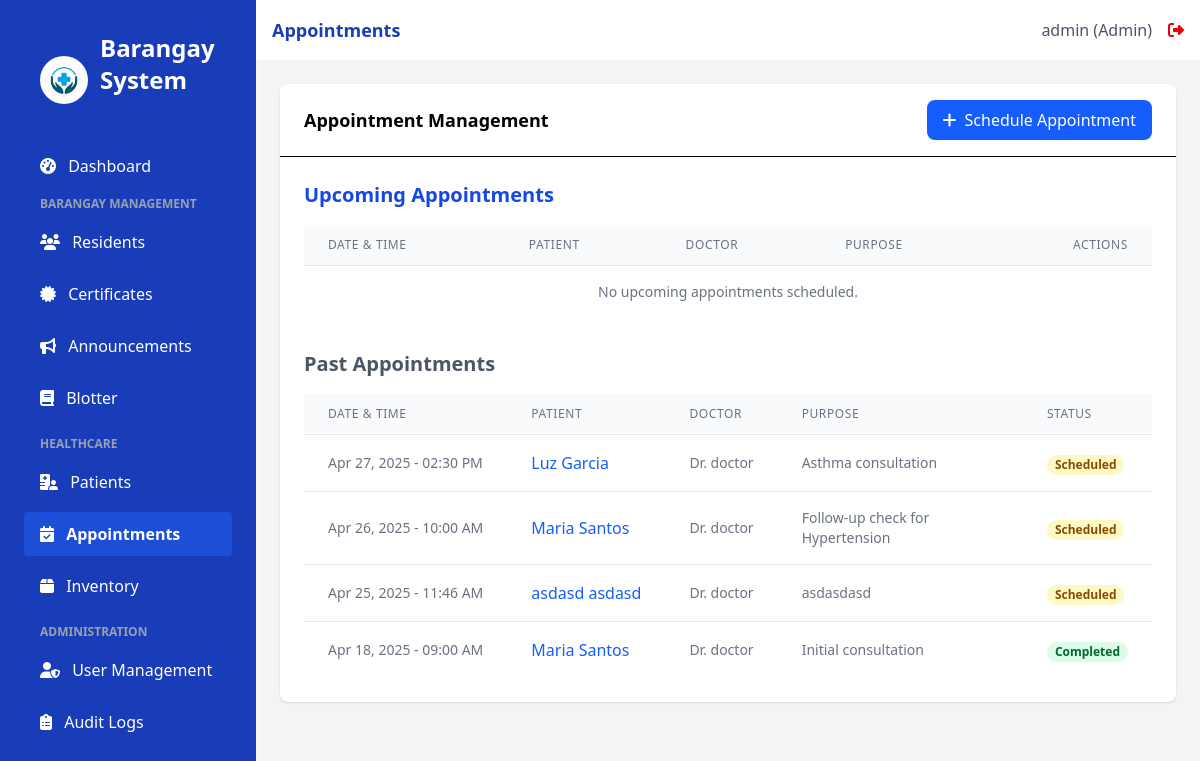
Before: /appointments (signed in) with the older database file.
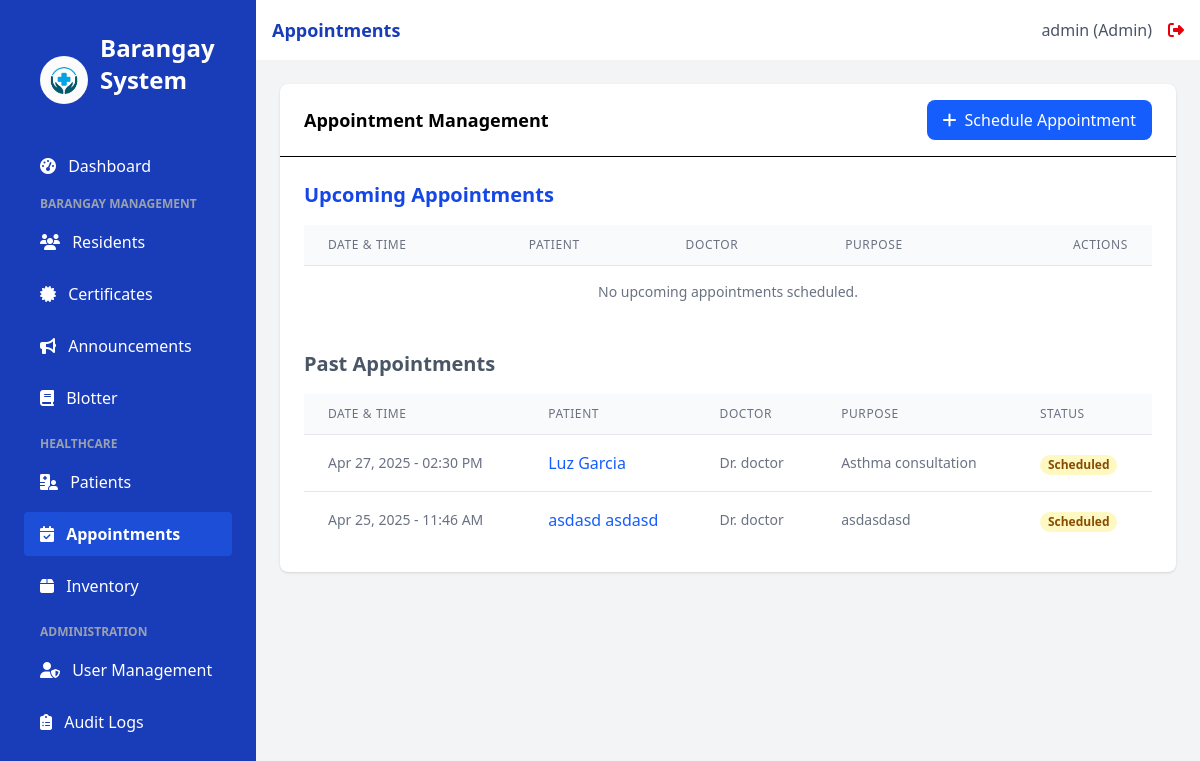
After: the same page with the newer database file.
### app.py (models this page shows, shortened)
class User(UserMixin, db.Model):
    id = db.Column(db.Integer, primary_key=True)
    username = db.Column(db.String(100), unique=True, nullable=False)
    email = db.Column(db.String(100), unique=True, nullable=False)
    password_hash = db.Column(db.String(200), nullable=False)
    role = db.Column(db.String(20), nullable=False, default='staff')  # admin, doctor, nurse, staff
    created_at = db.Column(db.DateTime, default=datetime.utcnow)
    issued_certificates = db.relationship('Certificate', backref='issuer', lazy=True)

class Appointment(db.Model):
    id = db.Column(db.Integer, primary_key=True)
    patient_id = db.Column(db.Integer, db.ForeignKey('patient.id'), nullable=False)
    doctor_id = db.Column(db.Integer, db.ForeignKey('user.id'))
    appointment_date = db.Column(db.DateTime, nullable=False)
    purpose = db.Column(db.String(200), nullable=False)
    status = db.Column(db.String(20), default='scheduled')  # scheduled, completed, cancelled
    notes = db.Column(db.Text)
    created_at = db.Column(db.DateTime, default=datetime.utcnow)
    patient = db.relationship('Patient', backref='appointments')
    doctor = db.relationship('User', backref='doctor_appointments')

class Resident(db.Model):
    id = db.Column(db.Integer, primary_key=True)
    first_name = db.Column(db.String(100), nullable=False)
    last_name = db.Column(db.String(100), nullable=False)
    address = db.Column(db.String(200), nullable=False)
    contact_number = db.Column(db.String(20))
    birth_date = db.Column(db.Date)
    created_at = db.Column(db.DateTime, default=datetime.utcnow)
    is_patient = db.Column(db.Boolean, default=False)

### app.py (the view)
@app.route('/appointments')
@login_required
def appointments():
    today = datetime.utcnow().date()
    upcoming = Appointment.query.filter(
        Appointment.appointment_date.cast(db.Date) >= today,
        Appointment.status == 'scheduled'
    ).order_by(Appointment.appointment_date).all()
    past = Appointment.query.filter(
        Appointment.appointment_date.cast(db.Date) < today,
        Appointment.status.in_(['scheduled', 'completed'])
    ).order_by(Appointment.appointment_date.desc()).all()
    return render_template('appointments.html',
                          title='Appointments',
                          upcoming=upcoming,
                          past=past)

### app.py (called while the page is built)
@login_manager.user_loader
def load_user(user_id):
    return User.query.get(int(user_id))

### templates/appointments.html
{% extends 'base.html' %}
{% block content %}
<div class="bg-white rounded-lg shadow">
    <div class="border-b px-6 py-4 flex items-center justify-between">
        <h2 class="font-semibold text-lg">Appointment Management</h2>
        <a href="{{ url_for('add_appointment') }}" class="bg-blue-600 hover:bg-blue-700 text-white px-4 py-2 rounded-lg flex items-center">
            <i class="fas fa-plus mr-2"></i> Schedule Appointment
        </a>
    </div>
    <div class="p-6">
        <div class="mb-8">
            <h3 class="text-xl font-semibold mb-4 text-blue-700">Upcoming Appointments</h3>
            <div class="overflow-x-auto">
                <table class="min-w-full divide-y divide-gray-200">
                    <thead class="bg-gray-50">
                        <tr>
                            <th class="px-6 py-3 text-left text-xs font-medium text-gray-500 uppercase tracking-wider">Date & Time</th>
                            <th class="px-6 py-3 text-left text-xs font-medium text-gray-500 uppercase tracking-wider">Patient</th>
                            <th class="px-6 py-3 text-left text-xs font-medium text-gray-500 uppercase tracking-wider">Doctor</th>
                            <th class="px-6 py-3 text-left text-xs font-medium text-gray-500 uppercase tracking-wider">Purpose</th>
                            <th class="px-6 py-3 text-right text-xs font-medium text-gray-500 uppercase tracking-wider">Actions</th>
                        </tr>
                    </thead>
                    <tbody class="bg-white divide-y divide-gray-200">
                        {% if upcoming %}
                            {% for appointment in upcoming %}
                            <tr>
                                <td class="px-6 py-4 whitespace-nowrap text-sm text-gray-500">
                                    {{ appointment.appointment_date.strftime('%b %d, %Y - %I:%M %p') }}
                                </td>
                                <td class="px-6 py-4 whitespace-nowrap">
                                    <a href="{{ url_for('patient_details', id=appointment.patient.id) }}" class="font-medium text-blue-600 hover:underline">
                                        {{ appointment.patient.resident.first_name }} {{ appointment.patient.resident.last_name }}
                                    </a>
                                </td>
                                <td class="px-6 py-4 whitespace-nowrap text-sm text-gray-500">
                                    Dr. {{ appointment.doctor.username }}
                                </td>
                                <td class="px-6 py-4 text-sm text-gray-500">
                                    {{ appointment.purpose|truncate(40) }}
                                </td>
                                <td class="px-6 py-4 whitespace-nowrap text-right text-sm font-medium">
                                    <a href="{{ url_for('add_medical_record', patient_id=appointment.patient.id, appointment_id=appointment.id) }}" class="text-green-600 hover:text-green-900 mr-3" title="Add Record">
                                        <i class="fas fa-notes-medical"></i>
                                    </a>
                                    <button class="text-red-600 hover:text-red-900" title="Cancel Appointment">
                                        <i class="fas fa-times-circle"></i>
                                    </button>
                                </td>
                            </tr>
                            {% endfor %}
                        {% else %}
                            <tr>
                                <td colspan="5" class="px-6 py-4 text-center text-sm text-gray-500">
                                    No upcoming appointments scheduled.
                                </td>
                            </tr>
                        {% endif %}
                    </tbody>
                </table>
            </div>
        </div>
        <div>
            <h3 class="text-xl font-semibold mb-4 text-gray-600">Past Appointments</h3>
            <div class="overflow-x-auto">
                <table class="min-w-full divide-y divide-gray-200">
                    <thead class="bg-gray-50">
                        <tr>
                            <th class="px-6 py-3 text-left text-xs font-medium text-gray-500 uppercase tracking-wider">Date & Time</th>
                            <th class="px-6 py-3 text-left text-xs font-medium text-gray-500 uppercase tracking-wider">Patient</th>
                            <th class="px-6 py-3 text-left text-xs font-medium text-gray-500 uppercase tracking-wider">Doctor</th>
                            <th class="px-6 py-3 text-left text-xs font-medium text-gray-500 uppercase tracking-wider">Purpose</th>
                            <th class="px-6 py-3 text-left text-xs font-medium text-gray-500 uppercase tracking-wider">Status</th>
                        </tr>
                    </thead>
                    <tbody class="bg-white divide-y divide-gray-200">
                        {% if past %}
                            {% for appointment in past %}
                            <tr>
                                <td class="px-6 py-4 whitespace-nowrap text-sm text-gray-500">
                                    {{ appointment.appointment_date.strftime('%b %d, %Y - %I:%M %p') }}
                                </td>
                                <td class="px-6 py-4 whitespace-nowrap">
                                    <a href="{{ url_for('patient_details', id=appointment.patient.id) }}" class="font-medium text-blue-600 hover:underline">
                                        {{ appointment.patient.resident.first_name }} {{ appointment.patient.resident.last_name }}
                                    </a>
                                </td>
                                <td class="px-6 py-4 whitespace-nowrap text-sm text-gray-500">
                                    Dr. {{ appointment.doctor.username }}
                                </td>
                                <td class="px-6 py-4 text-sm text-gray-500">
                                    {{ appointment.purpose|truncate(40) }}
                                </td>
                                <td class="px-6 py-4 whitespace-nowrap">
                                    <span class="px-2 inline-flex text-xs leading-5 font-semibold rounded-full
                                        {% if appointment.status == 'completed' %}bg-green-100 text-green-800
                                        {% elif appointment.status == 'scheduled' %}bg-yellow-100 text-yellow-800
                                        {% elif appointment.status == 'cancelled' %}bg-red-100 text-red-800
                                        {% else %}bg-gray-100 text-gray-800{% endif %}">
                                        {{ appointment.status|capitalize }}
                                    </span>
                                </td>
                            </tr>
                            {% endfor %}
                        {% else %}
                            <tr>
                                <td colspan="5" class="px-6 py-4 text-center text-sm text-gray-500">
                                    No past appointment records found.
                                </td>
                            </tr>
                        {% endif %}
                    </tbody>
                </table>
            </div>
        </div>
    </div>
</div>
{% endblock %}

### templates/base.html (shortened to what this page needs)
<!DOCTYPE html>
<html lang="en">
<head>
    <script src="https://cdn.jsdelivr.net/npm/@tailwindcss/browser@4"></script>
    <link rel="stylesheet" href="https://cdnjs.cloudflare.com/ajax/libs/font-awesome/6.4.0/css/all.min.css">
</head>
<body class="bg-gray-50 flex h-screen">
    <div class="bg-blue-800 text-white w-64 py-4 flex-shrink-0 hidden md:block">
        <div class="px-6">
            <div class="p-4 flex items-center">
                <img src="{{ url_for('static', filename='images/logo.jpg') }}" alt="Barangay Logo" class="h-12 w-12 mr-3 rounded-full">
                <h1 class="text-2xl font-bold mb-8">Barangay System</h1>
            </div>
            <nav>
                <a href="{{ url_for('index') }}" class="sidebar-link block py-2.5 px-4 rounded transition duration-200 {% if request.path == url_for('index') %}sidebar-active{% else %}hover:bg-blue-700{% endif %} mb-2">
                    <i class="fas fa-tachometer-alt mr-2"></i> Dashboard
                </a>
                {% if current_user.role != 'doctor' and current_user.role != 'nurse' %}
                <div class="mb-4">
                    <p class="text-xs uppercase text-gray-400 font-semibold mb-2 pl-4">Barangay Management</p>
                    <a href="{{ url_for('residents') }}" class="sidebar-link block py-2.5 px-4 rounded transition duration-200 {% if request.path == url_for('residents') %}sidebar-active{% else %}hover:bg-blue-700{% endif %} mb-2">
                        <i class="fas fa-users mr-2"></i> Residents
                    </a>
                    <a href="{{ url_for('certificates') }}" class="sidebar-link block py-2.5 px-4 rounded transition duration-200 {% if request.path == url_for('certificates') %}sidebar-active{% else %}hover:bg-blue-700{% endif %} mb-2">
                        <i class="fas fa-certificate mr-2"></i> Certificates
                    </a>
                    <a href="{{ url_for('announcements') }}" class="sidebar-link block py-2.5 px-4 rounded transition duration-200 {% if request.path == url_for('announcements') %}sidebar-active{% else %}hover:bg-blue-700{% endif %} mb-2">
                        <i class="fas fa-bullhorn mr-2"></i> Announcements
                    </a>
                    <a href="{{ url_for('blotter') }}" class="sidebar-link block py-2.5 px-4 rounded transition duration-200 {% if request.path.startswith('/blotter') %}sidebar-active{% else %}hover:bg-blue-700{% endif %} mb-2">
                        <i class="fas fa-book mr-2"></i> Blotter
                    </a>
                </div>
                {% endif %}
                {% if current_user.role != 'staff' %}
                <div class="mb-4">
                    <p class="text-xs uppercase text-gray-400 font-semibold mb-2 pl-4">Healthcare</p>
                    <a href="{{ url_for('patients') }}" class="sidebar-link block py-2.5 px-4 rounded transition duration-200 {% if request.path == url_for('patients') %}sidebar-active{% else %}hover:bg-blue-700{% endif %} mb-2">
                        <i class="fas fa-hospital-user mr-2"></i> Patients
                    </a>
                    <a href="{{ url_for('appointments') }}" class="sidebar-link block py-2.5 px-4 rounded transition duration-200 {% if request.path == url_for('appointments') %}sidebar-active{% else %}hover:bg-blue-700{% endif %} mb-2">
                        <i class="fas fa-calendar-check mr-2"></i> Appointments
                    </a>
                    <a href="{{ url_for('inventory') }}" class="sidebar-link block py-2.5 px-4 rounded transition duration-200 {% if request.path == url_for('inventory') %}sidebar-active{% else %}hover:bg-blue-700{% endif %} mb-2">
                        <i class="fas fa-box mr-2"></i> Inventory
                    </a>
                </div>
                {% endif %}
                {% if current_user.is_authenticated and current_user.role == 'admin' %}
                <div class="mb-4">
                    <p class="text-xs uppercase text-gray-400 font-semibold mb-2 pl-4">Administration</p>
                    <a href="{{ url_for('users') }}" class="sidebar-link block py-2.5 px-4 rounded transition duration-200 {% if request.path == url_for('users') %}sidebar-active{% else %}hover:bg-blue-700{% endif %} mb-2">
                        <i class="fas fa-user-shield mr-2"></i> User Management
                    </a>
                    <a href="{{ url_for('audit_logs') }}" class="sidebar-link block py-2.5 px-4 rounded transition duration-200 {% if request.path == url_for('audit_logs') %}sidebar-active{% else %}hover:bg-blue-700{% endif %} mb-2">
                        <i class="fas fa-clipboard-list mr-2"></i> Audit Logs
                    </a>
                </div>
                {% endif %}
            </nav>
        </div>
    </div>
    <div class="flex-1 flex flex-col overflow-hidden">
        <header class="bg-white shadow-sm py-4 px-4">
            <div class="flex items-center justify-between">
                <div class="text-lg font-semibold text-blue-800">{{ title }}</div>
                {% if current_user.is_authenticated %}
                <div class="flex items-center">
                    <span class="text-gray-600 mr-4">{{ current_user.username }} ({{ current_user.role|capitalize }})</span>
                    <a href="{{ url_for('logout') }}" class="text-red-600 hover:text-red-800">
                        <i class="fas fa-sign-out-alt"></i>
                    </a>
                </div>
                {% endif %}
            </div>
        </header>
        <main class="flex-1 overflow-x-hidden overflow-y-auto bg-gray-100 p-6">
            {% block content %}{% endblock %}
        </main>
    </div>
</body>
</html>

### templates/base.html (style rules this page uses)
.sidebar-active { background-color: #1D4ED8; color: white; font-weight: 600; }

Changed rows visible on the page:
removed Appointment: appointment_date "Apr 26, 2025 - 10:00 AM", patient.resident.first_name "Maria", patient.resident.last_name "Santos", doctor.username "doctor", purpose "Follow-up check for Hypertension", status "Scheduled"
removed Appointment: appointment_date "Apr 18, 2025 - 09:00 AM", patient.resident.first_name "Maria", patient.resident.last_name "Santos", doctor.username "doctor", purpose "Initial consultation", status "Completed"
